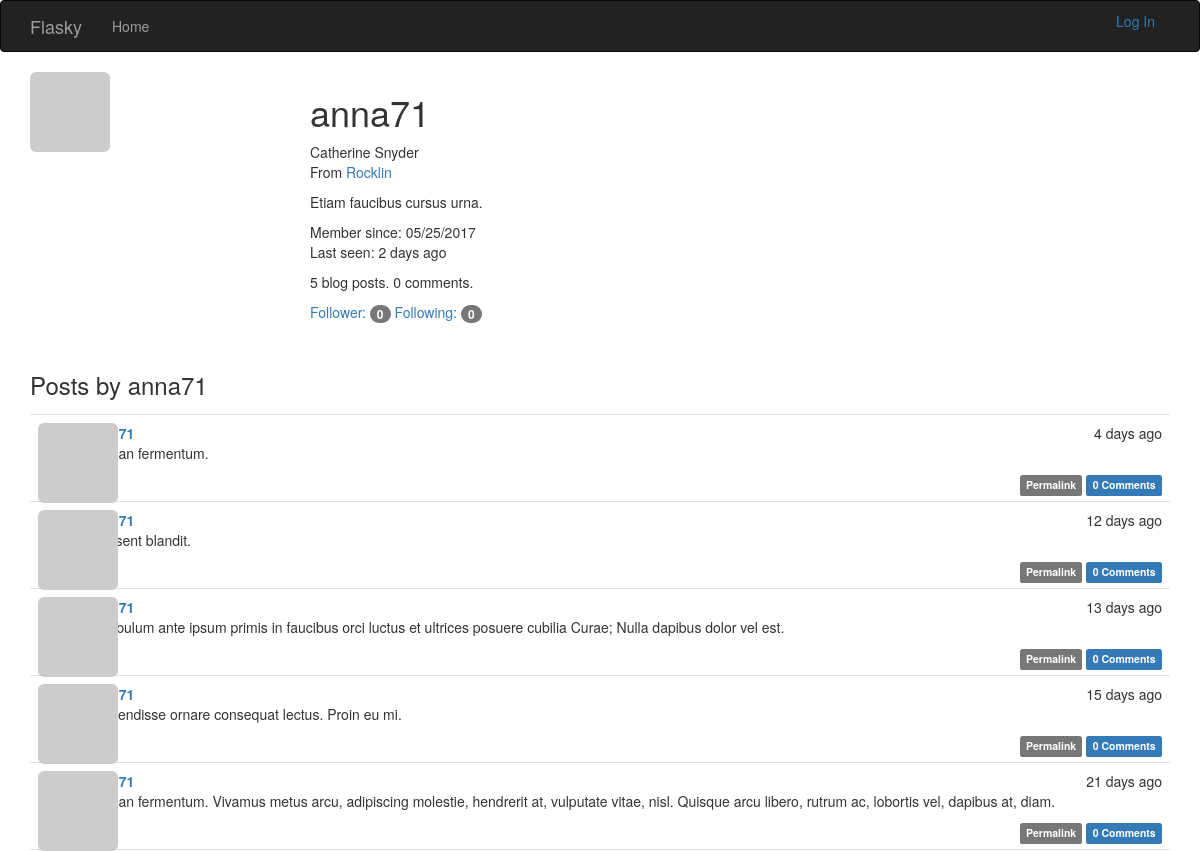
Screenshot of /user/anna71 with the database file from the repository.
### app/models.py (models this page shows, shortened)
class User(UserMixin, db.Model):
    __tablename__ = 'users'
    id = db.Column(db.Integer, primary_key=True)
    email = db.Column(db.String(64), unique=True, index=True)
    username = db.Column(db.String(64), unique=True, index=True)
    role_id = db.Column(db.Integer, db.ForeignKey('roles.id'))
    password_hash = db.Column(db.String(128))
    confirmed = db.Column(db.Boolean, default=False)
    name = db.Column(db.String(64))
    location = db.Column(db.String(64))
    about_me = db.Column(db.Text())
    member_since = db.Column(db.DateTime(), default=datetime.utcnow)
    last_seen = db.Column(db.DateTime(), default=datetime.utcnow)
    avatar_hash = db.Column(db.String(32))
    posts = db.relationship("Post", backref="author", lazy="dynamic")
    followed = db.relationship("Follow", foreign_keys=[Follow.follower_id],
                               backref=db.backref('follower', lazy='joined'), lazy='dynamic',
                               cascade='all, delete-orphan')
    followers = db.relationship("Follow", foreign_keys=[Follow.followed_id],
                                backref=db.backref('followed', lazy='joined'), lazy='dynamic',
                                cascade='all, delete-orphan')
    comments = db.relationship('Comment', backref='author', lazy='dynamic')
    @property
    def password(self):
        raise AttributeError("password is not a readable attribute")
    def gravatar(self, size=100, default="identicon", rating="g"):
        if request.is_secure:
            url = "http://secure.gravatar.com/avatar"
        else:
            url = 'http://www.gravatar.com/avatar'
        hash = self.avatar_hash or hashlib.md5(self.email.encode("utf-8")).hexdigest()
        return '{url}/{hash}?s={size}&d={default}&r={rating}'.format(
            url=url, hash=hash, size=size, default=default, rating=rating)

class Post(db.Model):
    __tablename__ = "posts"
    id = db.Column(db.Integer, primary_key=True)
    body = db.Column(db.Text)
    body_html = db.Column(db.Text)
    timestamp = db.Column(db.DateTime, index=True, default=datetime.utcnow)
    author_id = db.Column(db.Integer, db.ForeignKey("users.id"))
    comments = db.relationship('Comment', backref='post', lazy='dynamic')

### app/main/views.py (the view)
@main.route("/user/<username>")
def user(username):
    user = User.query.filter_by(username=username).first()
    if user is None:
        abort(404)
    posts = user.posts.order_by(Post.timestamp.desc()).all()
    return render_template("user.html", user=user, posts=posts)

### app/auth/views.py (called while the page is built)
@auth.before_app_request
def before_request():
    if current_user.is_authenticated:
        current_user.ping()
        if not current_user.confirmed \
                and request.endpoint[:5] != "auth.":
            return redirect(url_for("auth.unconfirmed"))

### app/main/__init__.py (called while the page is built)
@main.app_context_processor
def inject_permissions():
    return dict(Permission=Permission)

### app/models.py (called while the page is built)
    def can(self, permissions):
        return False

    def is_administrator(self):
        return False

### app/templates/user.html (shortened to what this page needs)
{% extends 'base.html' %}
{% import "_macros.html" as macros %}
{% block page_content %}
    <img class="img-rounded profile-thumbnail" src="{{ user.gravatar(size=256) }}" >
	<div class="profile-header">
        <h1>{{ user.username }}</h1>
        {% if user.name or user.location %}
        <p>
            {% if user.name %}{{ user.name }}{% endif %}
            {% if user.location %}
                <br />
                From <a href="http://maps.google.com/?q={{ user.location }}">
                    {{ user.location }}
                </a>
            {% endif %}
        </p>
    {% endif %}
    {% if user.about_me %}
        <p>{{ user.about_me }}</p>
    {% endif %}
    <p>
        Member since: {{ moment(user.member_since).format("L") }}<br />
        Last seen: {{ moment(user.last_seen).fromNow() }}
    </p>
    <p>{{ user.posts.count() }} blog posts. {{ user.comments.count() }} comments.</p>
    <p>
        <a href="{{ url_for('.followers', username=user.username) }}">
            Follower: <span class="badge">{{ user.followers.count() - 1}}</span>
        </a>
        <a href="{{ url_for('.followed_by', username=user.username) }}">
            Following: <span class="badge">{{ user.followed.count() - 1}}</span>
        </a>
    </p>
	</div>
    <h3>Posts by {{ user.username }}</h3>
    {% include "_posts.html" %}
{% endblock %}

### app/templates/_posts.html (shortened to what this page needs)
<ul class="posts">
    {% for post in posts %}
        <li class="post">
            <div class="post-thumbnail">
                <a href="{{ url_for(".user", username=post.author.username) }}">
                    <img class="img-rounded profile-thumbnail"
                         src="{{ post.author.gravatar(size=40) }}">
                </a>
            </div>
            <div class="post-content">
                <div class="post-date">
                    {{ moment(post.timestamp).fromNow() }}
                </div>
                <div class="post-author">
                    <a href="{{ url_for('.user', username=post.author.username) }}">
                    </a>
                </div>
                <div class="post-body">
                    {% if post.body_html %}
                        {{ post.body_html | safe }}
                    {% else %}
                        {{ post.body }}
                    {% endif %}
                </div>
                <div class="post-footer">
                    <a href="{{ url_for('.post', id=post.id) }}">
                        <span class="label label-default">Permalink</span>
                    </a>
                    <a href="{{ url_for('.post', id=post.id) }}#comments">
                        <span class="label label-primary">{{ post.comments.count() }} Comments</span>
                    </a>
                </div>
            </div>
        </li>
    {% endfor %}
</ul>

### app/static/css/styles.css (style rules this page uses)
.profile-thumbnail { position: absolute; }
.profile-header { min-height: 260px; margin-left: 280px; }
ul.posts { list-style-type: none; padding: 0px; margin: 16px 0px 0px 0px; border-top: 1px solid #e0e0e0; }
ul.posts li.post { padding: 8px; border-bottom: 1px solid #e0e0e0; }
div.post-date { float: right; }
div.post-author { font-weight: bold; }
div.post-thumbnail { position: absolute; }
div.post-content { margin-left: 48px; min-height: 48px; }
div.post-footer { text-align: right; }

### rows the page displays
User: username "anna71", name "Catherine Snyder", location "Rocklin", about_me "Etiam faucibus cursus urna.", member_since "05/25/2017", last_seen "2 days ago"
Post: timestamp "4 days ago", body_html "Aenean fermentum.", comments.count "0"
Post: timestamp "12 days ago", body_html "Praesent blandit.", comments.count "0"
Post: timestamp "13 days ago", body_html "Vestibulum ante ipsum primis in faucibus orci luctus et ultrices posuere cubilia Curae; Nulla dapibus dolor vel est.", comments.count "0"
Post: timestamp "15 days ago", body_html "Suspendisse ornare consequat lectus. Proin eu mi.", comments.count "0"
Post: timestamp "21 days ago", body_html "Aenean fermentum. Vivamus metus arcu, adipiscing molestie, hendrerit at, vulputate vitae, nisl. Quisque arcu libero, rutrum ac, lobortis vel, dapibus at, diam.", comments.count "0"

### other values shown
{{ user.posts.count() }} "5"
{{ user.comments.count() }} "0"
{{ user.followers.count() - 1 }} "0"
{{ user.followed.count() - 1 }} "0"
